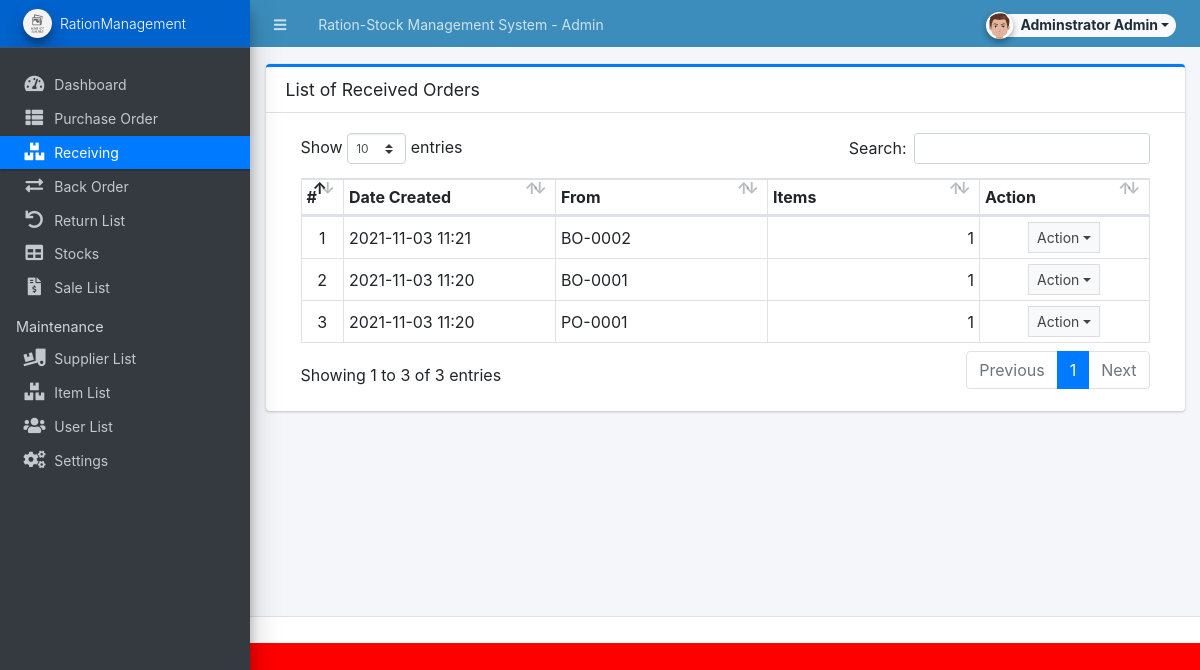
/admin/?page=receiving (signed in), run on the app's committed database.
### tables this page shows
CREATE TABLE `receiving_list` (
  `id` int(30) NOT NULL,
  `form_id` int(30) NOT NULL,
  `from_order` tinyint(1) NOT NULL DEFAULT '1' COMMENT '1=PO ,2 = BO',
  `amount` float NOT NULL DEFAULT '0',
  `discount_perc` float NOT NULL DEFAULT '0',
  `discount` float NOT NULL DEFAULT '0',
  `tax_perc` float NOT NULL DEFAULT '0',
  `tax` float NOT NULL DEFAULT '0',
  `stock_ids` text,
  `remarks` text,
  `date_created` datetime NOT NULL DEFAULT CURRENT_TIMESTAMP,
  `date_updated` datetime NOT NULL DEFAULT CURRENT_TIMESTAMP ON UPDATE CURRENT_TIMESTAMP
);

CREATE TABLE `back_order_list` (
  `id` int(30) NOT NULL,
  `receiving_id` int(30) NOT NULL,
  `po_id` int(30) NOT NULL,
  `bo_code` varchar(50) NOT NULL,
  `supplier_id` int(30) NOT NULL,
  `amount` float NOT NULL,
  `discount_perc` float NOT NULL DEFAULT '0',
  `discount` float NOT NULL DEFAULT '0',
  `tax_perc` float NOT NULL DEFAULT '0',
  `tax` float NOT NULL DEFAULT '0',
  `remarks` text,
  `status` tinyint(4) NOT NULL DEFAULT '0' COMMENT '0 = pending, 1 = partially received, 2 =received',
  `date_created` datetime NOT NULL DEFAULT CURRENT_TIMESTAMP,
  `date_updated` datetime NOT NULL DEFAULT CURRENT_TIMESTAMP ON UPDATE CURRENT_TIMESTAMP
);

CREATE TABLE `purchase_order_list` (
  `id` int(30) NOT NULL,
  `po_code` varchar(50) NOT NULL,
  `supplier_id` int(30) NOT NULL,
  `amount` float NOT NULL,
  `discount_perc` float NOT NULL DEFAULT '0',
  `discount` float NOT NULL DEFAULT '0',
  `tax_perc` float NOT NULL DEFAULT '0',
  `tax` float NOT NULL DEFAULT '0',
  `remarks` text NOT NULL,
  `status` tinyint(4) NOT NULL DEFAULT '0' COMMENT '0 = pending, 1 = partially received, 2 =received',
  `date_created` datetime NOT NULL DEFAULT CURRENT_TIMESTAMP,
  `date_updated` datetime NOT NULL DEFAULT CURRENT_TIMESTAMP ON UPDATE CURRENT_TIMESTAMP
);

### admin/receiving/index.php (the view, shortened to what this page needs)
<div class="card card-outline card-primary">
	<div class="card-header">
		<h3 class="card-title">List of Received Orders</h3>
	</div>
	<div class="card-body">
		<div class="container-fluid">
        <div class="container-fluid">
			<table class="table table-bordered table-stripped">
                    <colgroup>
                        <col width="5%">
                        <col width="25%">
                        <col width="25%">
                        <col width="25%">
                        <col width="20%">
                    </colgroup>
                    <thead>
                        <tr>
                            <th>#</th>
                            <th>Date Created</th>
                            <th>From</th>
                            <th>Items</th>
                            <th>Action</th>
                        </tr>
                    </thead>
                    <tbody>
                        <?php
                        $i = 1;
                        $qry = $conn->query("SELECT * FROM `receiving_list` order by `date_created` desc");
                        while($row = $qry->fetch_assoc()):
                            $row['items'] = explode(',',$row['stock_ids']);
                            if($row['from_order'] == 1){
                                $code = $conn->query("SELECT po_code from `purchase_order_list` where id='{$row['form_id']}' ")->fetch_assoc()['po_code'];
                            }else{
                                $code = $conn->query("SELECT bo_code from `back_order_list` where id='{$row['form_id']}' ")->fetch_assoc()['bo_code'];
                            }
                        ?>
                            <tr>
                                <td class="text-center"><?php echo $i++; ?></td>
                                <td><?php echo date("Y-m-d H:i",strtotime($row['date_created'])) ?></td>
                                <td><?php echo $code ?></td>
                                <td class="text-right"><?php echo number_format(count($row['items'])) ?></td>
                                <td align="center">
                                    <button type="button" class="btn btn-flat btn-default btn-sm dropdown-toggle dropdown-icon" data-toggle="dropdown">
                                            Action
                                    </button>
                                </td>
                            </tr>
                        <?php endwhile; ?>
                    </tbody>
                </table>
		</div>
		</div>
	</div>
</div>

### data on the page
receiving_list: date_created "2021-11-03 11:21", form.bo_code "BO-0002", count($row['items']) "1"
receiving_list: date_created "2021-11-03 11:20", form.bo_code "BO-0001", count($row['items']) "1"
receiving_list: date_created "2021-11-03 11:20", form.po_code "PO-0001", count($row['items']) "1"

### other printed values
$_settings->info('name') "Ration-Stock Management System"
$_settings->userdata('firstname').' '.$_settings->userdata('lastname') "Adminstrator Admin"
$_settings->info('short_name') "RationManagement"
